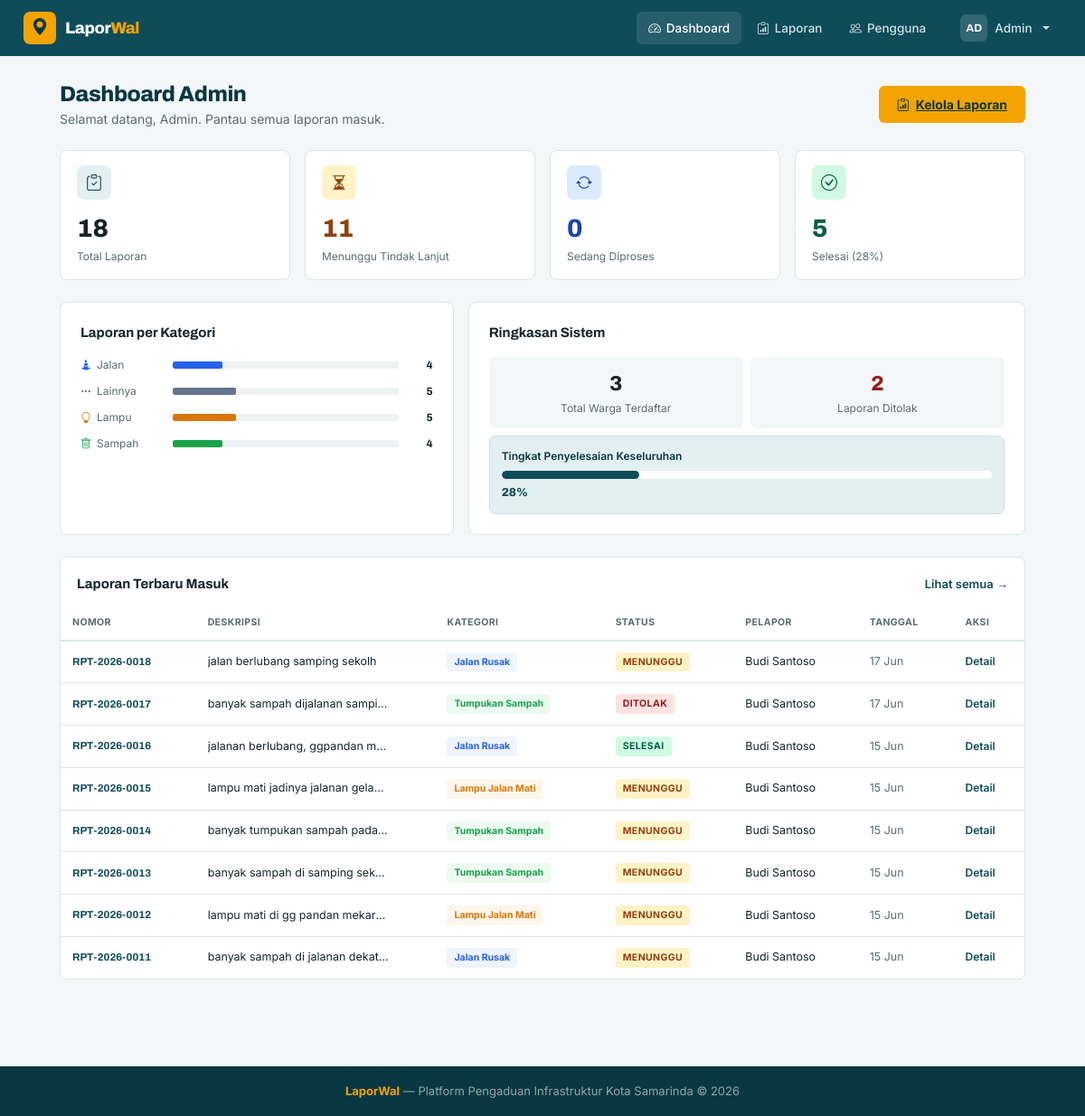
Screenshot of /admin-panel/ (signed in) with the database file from the repository.
### accounts/models.py (models this page shows, shortened)
class CustomUser(AbstractUser):
    phone = models.CharField(max_length=20, blank=True, verbose_name="Nomor HP")
    avatar = models.ImageField(upload_to='avatars/', blank=True, null=True, verbose_name="Foto Profil")
    kota = models.CharField(max_length=100, default='Samarinda', verbose_name="Kota")
    is_admin_dinas = models.BooleanField(default=False, verbose_name="Admin Dinas")
    class Meta:
        verbose_name = "Pengguna"
        verbose_name_plural = "Pengguna"
    def get_initials(self):
        parts = self.get_full_name().split()
        if len(parts) >= 2:
            return parts[0][0].upper() + parts[1][0].upper()
        elif self.first_name:
            return self.first_name[:2].upper()
        return self.username[:2].upper()

### laporan/models.py (models this page shows, shortened)
class Laporan(models.Model):
    KATEGORI_CHOICES = [
        ('jalan', 'Jalan Rusak'),
        ('sampah', 'Tumpukan Sampah'),
        ('lampu', 'Lampu Jalan Mati'),
        ('lainnya', 'Lainnya'),
    ]
    STATUS_CHOICES = [
        ('pending', 'Menunggu'),
        ('diproses', 'Diproses'),
        ('selesai', 'Selesai'),
        ('ditolak', 'Ditolak'),
    ]
    PRIORITAS_CHOICES = [
        ('rendah', 'Rendah'),
        ('sedang', 'Sedang'),
        ('tinggi', 'Tinggi'),
        ('darurat', 'Darurat'),
    ]
    nomor_laporan = models.CharField(max_length=20, unique=True, blank=True)
    pelapor = models.ForeignKey(
        settings.AUTH_USER_MODEL,
        on_delete=models.CASCADE,
        related_name='laporan_set',
        verbose_name="Pelapor"
    )
    foto = models.ImageField(upload_to=report_upload_path, verbose_name="Foto Laporan")
    deskripsi = models.TextField(verbose_name="Deskripsi Laporan")
    alamat = models.CharField(max_length=255, verbose_name="Alamat / Lokasi")
    latitude = models.DecimalField(max_digits=9, decimal_places=6, null=True, blank=True)
    longitude = models.DecimalField(max_digits=9, decimal_places=6, null=True, blank=True)
    kategori = models.CharField(max_length=20, choices=KATEGORI_CHOICES, default='lainnya')
    status = models.CharField(max_length=20, choices=STATUS_CHOICES, default='pending')
    prioritas = models.CharField(max_length=20, choices=PRIORITAS_CHOICES, default='sedang')
    ai_kategori = models.CharField(max_length=20, blank=True, null=True, verbose_name="Kategori AI")
    ai_confidence = models.IntegerField(default=0, verbose_name="Confidence AI (%)")
    catatan_admin = models.TextField(blank=True, verbose_name="Catatan Admin")
    dibuat_pada = models.DateTimeField(auto_now_add=True, verbose_name="Tanggal Lapor")
    diperbarui_pada = models.DateTimeField(auto_now=True, verbose_name="Terakhir Diperbarui")
    diselesaikan_pada = models.DateTimeField(null=True, blank=True, verbose_name="Tanggal Selesai")
    class Meta:
        verbose_name = "Laporan"
        verbose_name_plural = "Laporan"
        ordering = ['-dibuat_pada']

### laporan/views.py (the view)
    def wrapper(request, *args, **kwargs):
        if not request.user.is_authenticated:
            return redirect('login')
        if not (request.user.is_admin_dinas or request.user.is_staff):
            messages.error(request, 'Anda tidak memiliki akses halaman admin.')
            return redirect('beranda')
        return view_func(request, *args, **kwargs)

### laporan/views.py (called while the page is built)
def admin_required(view_func):
    def wrapper(request, *args, **kwargs):
        if not request.user.is_authenticated:
            return redirect('login')
        if not (request.user.is_admin_dinas or request.user.is_staff):
            messages.error(request, 'Anda tidak memiliki akses halaman admin.')
            return redirect('beranda')
        return view_func(request, *args, **kwargs)
    wrapper.__name__ = view_func.__name__
    return wrapper

### templates/laporan/admin_dashboard.html (shortened to what this page needs)
{% extends 'base.html' %}
{% block content %}
<div class="admin-wrap">
  <div class="d-flex align-items-center justify-content-between mb-4">
    <div>
      <h1 class="h-page" style="margin-bottom:2px">Dashboard Admin</h1>
      <p class="section-sub mb-0">Selamat datang, {{ user.first_name }}. Pantau semua laporan masuk.</p>
    </div>
    <a href="{% url 'admin_laporan' %}" class="btn-green"><i class="bi bi-clipboard-data"></i>Kelola Laporan</a>
  </div>
  <div class="row g-3 mb-4">
    <div class="col-6 col-md-3"><div class="stat-card"><div class="stat-icon" style="background:var(--teal-l);color:var(--teal)"><i class="bi bi-clipboard-check"></i></div><div class="stat-num">{{ stats.total }}</div><div class="stat-lbl">Total Laporan</div></div></div>
    <div class="col-6 col-md-3"><div class="stat-card"><div class="stat-icon" style="background:var(--st-wait-bg);color:var(--st-wait-tx)"><i class="bi bi-hourglass-split"></i></div><div class="stat-num" style="color:var(--st-wait-tx)">{{ stats.pending }}</div><div class="stat-lbl">Menunggu Tindak Lanjut</div></div></div>
    <div class="col-6 col-md-3"><div class="stat-card"><div class="stat-icon" style="background:var(--st-proc-bg);color:var(--st-proc-tx)"><i class="bi bi-arrow-repeat"></i></div><div class="stat-num" style="color:var(--st-proc-tx)">{{ stats.diproses }}</div><div class="stat-lbl">Sedang Diproses</div></div></div>
    <div class="col-6 col-md-3"><div class="stat-card"><div class="stat-icon" style="background:var(--st-done-bg);color:var(--st-done-tx)"><i class="bi bi-check-circle"></i></div><div class="stat-num" style="color:var(--st-done-tx)">{{ stats.selesai }}</div><div class="stat-lbl">Selesai ({{ stats.persen_selesai }}%)</div></div></div>
  </div>
  <div class="row g-3 mb-4">
    <div class="col-md-5">
      <div class="lw-card" style="height:100%">
        <div class="ctitle mb-3">Laporan per Kategori</div>
        {% for item in kategori_data %}
        <div class="bar-row">
          <div class="bar-lbl">
            {% if item.kategori == 'jalan' %}<i class="bi bi-cone-striped" style="color:var(--kat-jalan)"></i> Jalan
            {% elif item.kategori == 'sampah' %}<i class="bi bi-trash" style="color:var(--kat-sampah)"></i> Sampah
            {% elif item.kategori == 'lampu' %}<i class="bi bi-lightbulb" style="color:var(--kat-lampu)"></i> Lampu
            {% else %}<i class="bi bi-three-dots" style="color:var(--kat-lain)"></i> Lainnya{% endif %}
          </div>
          <div class="bar-track">
            <div class="bar-fill" style="width:{% if stats.total > 0 %}{% widthratio item.jumlah stats.total 100 %}%{% else %}0%{% endif %};background:{% if item.kategori == 'jalan' %}var(--kat-jalan){% elif item.kategori == 'sampah' %}var(--kat-sampah){% elif item.kategori == 'lampu' %}var(--kat-lampu){% else %}var(--kat-lain){% endif %}"></div>
          </div>
          <div class="bar-val">{{ item.jumlah }}</div>
        </div>
        {% empty %}
        <p class="section-sub small">Belum ada data.</p>
        {% endfor %}
      </div>
    </div>
    <div class="col-md-7">
      <div class="lw-card" style="height:100%">
        <div class="ctitle mb-3">Ringkasan Sistem</div>
        <div class="row g-2">
          <div class="col-6">
            <div style="background:var(--bg);border-radius:7px;padding:13px;text-align:center">
              <div style="font-family:var(--display);font-size:23px;font-weight:800;color:var(--ink)">{{ stats.total_user }}</div>
              <div class="section-sub" style="font-size:12px">Total Warga Terdaftar</div>
            </div>
          </div>
          <div class="col-6">
            <div style="background:var(--bg);border-radius:7px;padding:13px;text-align:center">
              <div style="font-family:var(--display);font-size:23px;font-weight:800;color:var(--st-rej-tx)">{{ stats.ditolak }}</div>
              <div class="section-sub" style="font-size:12px">Laporan Ditolak</div>
            </div>
          </div>
          <div class="col-12">
            <div style="background:var(--teal-l);border:1px solid var(--teal-line);border-radius:7px;padding:13px">
              <div style="font-size:12px;color:var(--teal-d);margin-bottom:7px;font-weight:600">Tingkat Penyelesaian Keseluruhan</div>
              <div style="height:9px;background:#fff;border-radius:5px;overflow:hidden">
                <div style="width:{{ stats.persen_selesai }}%;height:100%;background:var(--teal);border-radius:5px"></div>
              </div>
              <div style="font-family:var(--display);font-size:13px;color:var(--teal);font-weight:800;margin-top:6px">{{ stats.persen_selesai }}%</div>
            </div>
          </div>
        </div>
      </div>
    </div>
  </div>
  <div class="lw-card" style="padding:0">
    <div class="d-flex align-items-center justify-content-between" style="padding:18px 18px 12px">
      <div class="ctitle mb-0">Laporan Terbaru Masuk</div>
      <a href="{% url 'admin_laporan' %}" class="text-green text-decoration-none" style="font-size:13px;font-weight:600">Lihat semua &rarr;</a>
    </div>
    <table class="tbl">
      <thead>
        <tr><th>Nomor</th><th>Deskripsi</th><th>Kategori</th><th>Status</th><th>Pelapor</th><th>Tanggal</th><th>Aksi</th></tr>
      </thead>
      <tbody>
        {% for lap in laporan_terbaru %}
        <tr>
          <td class="nomor">{{ lap.nomor_laporan }}</td>
          <td style="max-width:200px"><span style="white-space:nowrap;overflow:hidden;text-overflow:ellipsis;display:block;max-width:200px">{{ lap.deskripsi }}</span></td>
          <td><span class="badge-{{ lap.kategori }}">{{ lap.get_kategori_display }}</span></td>
          <td><span class="badge-{{ lap.status }}">{{ lap.get_status_display }}</span></td>
          <td>{{ lap.pelapor.get_full_name }}</td>
          <td style="color:var(--muted)">{{ lap.dibuat_pada|date:"d M" }}</td>
          <td><a href="{% url 'admin_detail_laporan' lap.pk %}" class="text-green text-decoration-none" style="font-size:12px;font-weight:600">Detail</a></td>
        </tr>
        {% empty %}
        <tr><td colspan="7" class="text-center section-sub py-4">Belum ada laporan.</td></tr>
        {% endfor %}
      </tbody>
    </table>
  </div>
</div>
{% endblock %}

### templates/base.html (shortened to what this page needs)
<!DOCTYPE html>
<html lang="id">
<head>
  {% load static %}
  <link href="https://cdn.jsdelivr.net/npm/bootstrap@5.3.3/dist/css/bootstrap.min.css" rel="stylesheet">
  <link href="https://cdn.jsdelivr.net/npm/bootstrap-icons@1.11.3/font/bootstrap-icons.css" rel="stylesheet">
</head>
<body>
<nav class="lw-navbar">
  <a href="{% url 'beranda' %}" class="lw-brand">
    <div class="lw-brand-icon"><i class="bi bi-geo-alt-fill"></i></div>
    <span class="lw-brand-text">Lapor<b>Wal</b></span>
  </a>
  <div class="lw-nav-links">
    {% if user.is_authenticated %}
      {% if user.is_admin_dinas or user.is_staff %}
        <a href="{% url 'admin_dashboard' %}" class="lw-nav-link {% if request.resolver_match.url_name == 'admin_dashboard' %}active{% endif %}"><i class="bi bi-speedometer2"></i>Dashboard</a>
        <a href="{% url 'admin_laporan' %}" class="lw-nav-link {% if request.resolver_match.url_name == 'admin_laporan' %}active{% endif %}"><i class="bi bi-clipboard-data"></i>Laporan</a>
        <a href="{% url 'admin_pengguna' %}" class="lw-nav-link {% if request.resolver_match.url_name == 'admin_pengguna' %}active{% endif %}"><i class="bi bi-people"></i>Pengguna</a>
      {% endif %}
      <div class="dropdown ms-2">
        <button class="lw-nav-link dropdown-toggle d-flex align-items-center gap-2" data-bs-toggle="dropdown">
          <div style="width:30px;height:30px;background:rgba(255,255,255,.15);border-radius:6px;display:flex;align-items:center;justify-content:center;font-size:12px;font-weight:700;color:#fff;font-family:var(--display)">
            {{ user.get_initials }}
          </div>
          <span class="d-none d-md-inline">{{ user.first_name|default:user.username }}</span>
        </button>
      </div>
    {% endif %}
  </div>
</nav>
{% block content %}{% endblock %}
<footer class="lw-footer">
  <b>LaporWal</b> &mdash; Platform Pengaduan Infrastruktur Kota Samarinda &copy; 2026
</footer>
</body>
</html>

### rows the page displays
CustomUser: get_initials "AD", first_name "Admin"
Laporan: nomor_laporan "RPT-2026-0018", deskripsi "jalan berlubang samping sekolh", kategori "Jalan Rusak", status "MENUNGGU", pelapor.get_full_name "Budi Santoso", dibuat_pada "17 Jun"
Laporan: nomor_laporan "RPT-2026-0017", deskripsi "banyak sampah dijalanan sampi…", kategori "Tumpukan Sampah", status "DITOLAK", pelapor.get_full_name "Budi Santoso", dibuat_pada "17 Jun"
Laporan: nomor_laporan "RPT-2026-0016", deskripsi "jalanan berlubang, ggpandan m…", kategori "Jalan Rusak", status "SELESAI", pelapor.get_full_name "Budi Santoso", dibuat_pada "15 Jun"
Laporan: nomor_laporan "RPT-2026-0015", deskripsi "lampu mati jadinya jalanan gela…", kategori "Lampu Jalan Mati", status "MENUNGGU", pelapor.get_full_name "Budi Santoso", dibuat_pada "15 Jun"
Laporan: nomor_laporan "RPT-2026-0014", deskripsi "banyak tumpukan sampah pada…", kategori "Tumpukan Sampah", status "MENUNGGU", pelapor.get_full_name "Budi Santoso", dibuat_pada "15 Jun"
Laporan: nomor_laporan "RPT-2026-0013", deskripsi "banyak sampah di samping sek…", kategori "Tumpukan Sampah", status "MENUNGGU", pelapor.get_full_name "Budi Santoso", dibuat_pada "15 Jun"
Laporan: nomor_laporan "RPT-2026-0012", deskripsi "lampu mati di gg pandan mekar…", kategori "Lampu Jalan Mati", status "MENUNGGU", pelapor.get_full_name "Budi Santoso", dibuat_pada "15 Jun"
Laporan: nomor_laporan "RPT-2026-0011", deskripsi "banyak sampah di jalanan dekat…", kategori "Jalan Rusak", status "MENUNGGU", pelapor.get_full_name "Budi Santoso", dibuat_pada "15 Jun"

### other values shown
{{ stats.total }} "18"
{{ stats.pending }} "11"
{{ stats.diproses }} "0"
{{ stats.selesai }} "5"
{{ stats.persen_selesai }} "28"
{{ item.jumlah }} "4" "5" "5" "4"
{{ stats.total_user }} "3"
{{ stats.ditolak }} "2"
